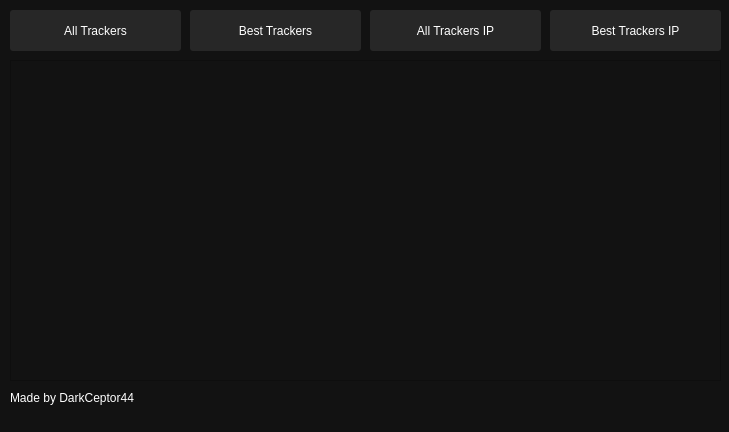
<?xml version="1.0" encoding="UTF-8"?>
<ui version="4.0">
 <class>MainWindow</class>
 <widget class="QMainWindow" name="MainWindow">
  <property name="geometry">
   <rect>
    <x>0</x>
    <y>0</y>
    <width>729</width>
    <height>432</height>
   </rect>
  </property>
  <property name="windowTitle">
   <string>MainWindow</string>
  </property>
  <property name="styleSheet">
   <string notr="true">background-color:#121212;</string>
  </property>
  <widget class="QWidget" name="centralwidget">
   <widget class="QPushButton" name="btnAll">
    <property name="geometry">
     <rect>
      <x>10</x>
      <y>10</y>
      <width>171</width>
      <height>41</height>
     </rect>
    </property>
    <property name="cursor">
     <cursorShape>PointingHandCursor</cursorShape>
    </property>
    <property name="styleSheet">
     <string notr="true">QPushButton{
	background:#272727;
	color:#fff;
	border-radius:3px;
}

QPushButton:hover{
	background-color:#383838;
}

QPushButton:pressed{
	background-color:#272727;
}</string>
    </property>
    <property name="text">
     <string>All Trackers</string>
    </property>
   </widget>
   <widget class="QPushButton" name="btnBestIP">
    <property name="geometry">
     <rect>
      <x>550</x>
      <y>10</y>
      <width>171</width>
      <height>41</height>
     </rect>
    </property>
    <property name="cursor">
     <cursorShape>PointingHandCursor</cursorShape>
    </property>
    <property name="styleSheet">
     <string notr="true">QPushButton{
	background:#272727;
	color:#fff;
	border-radius:3px;
}

QPushButton:hover{
	background-color:#383838;
}

QPushButton:pressed{
	background-color:#272727;
}</string>
    </property>
    <property name="text">
     <string>Best Trackers IP</string>
    </property>
   </widget>
   <widget class="QTextEdit" name="edtField">
    <property name="geometry">
     <rect>
      <x>10</x>
      <y>60</y>
      <width>711</width>
      <height>321</height>
     </rect>
    </property>
    <property name="styleSheet">
     <string notr="true">color:#fff;</string>
    </property>
   </widget>
   <widget class="QLabel" name="label">
    <property name="geometry">
     <rect>
      <x>10</x>
      <y>390</y>
      <width>141</width>
      <height>16</height>
     </rect>
    </property>
    <property name="styleSheet">
     <string notr="true">color:#fff;</string>
    </property>
    <property name="text">
     <string>Made by DarkCeptor44</string>
    </property>
   </widget>
   <widget class="QPushButton" name="btnBest">
    <property name="geometry">
     <rect>
      <x>190</x>
      <y>10</y>
      <width>171</width>
      <height>41</height>
     </rect>
    </property>
    <property name="cursor">
     <cursorShape>PointingHandCursor</cursorShape>
    </property>
    <property name="styleSheet">
     <string notr="true">QPushButton{
	background:#272727;
	color:#fff;
	border-radius:3px;
}

QPushButton:hover{
	background-color:#383838;
}

QPushButton:pressed{
	background-color:#272727;
}</string>
    </property>
    <property name="text">
     <string>Best Trackers</string>
    </property>
   </widget>
   <widget class="QPushButton" name="btnAllIP">
    <property name="geometry">
     <rect>
      <x>370</x>
      <y>10</y>
      <width>171</width>
      <height>41</height>
     </rect>
    </property>
    <property name="cursor">
     <cursorShape>PointingHandCursor</cursorShape>
    </property>
    <property name="styleSheet">
     <string notr="true">QPushButton{
	background:#272727;
	color:#fff;
	border-radius:3px;
}

QPushButton:hover{
	background-color:#383838;
}

QPushButton:pressed{
	background-color:#272727;
}</string>
    </property>
    <property name="text">
     <string>All Trackers IP</string>
    </property>
   </widget>
  </widget>
  <widget class="QStatusBar" name="statusbar"/>
 </widget>
 <resources/>
 <connections/>
</ui>
